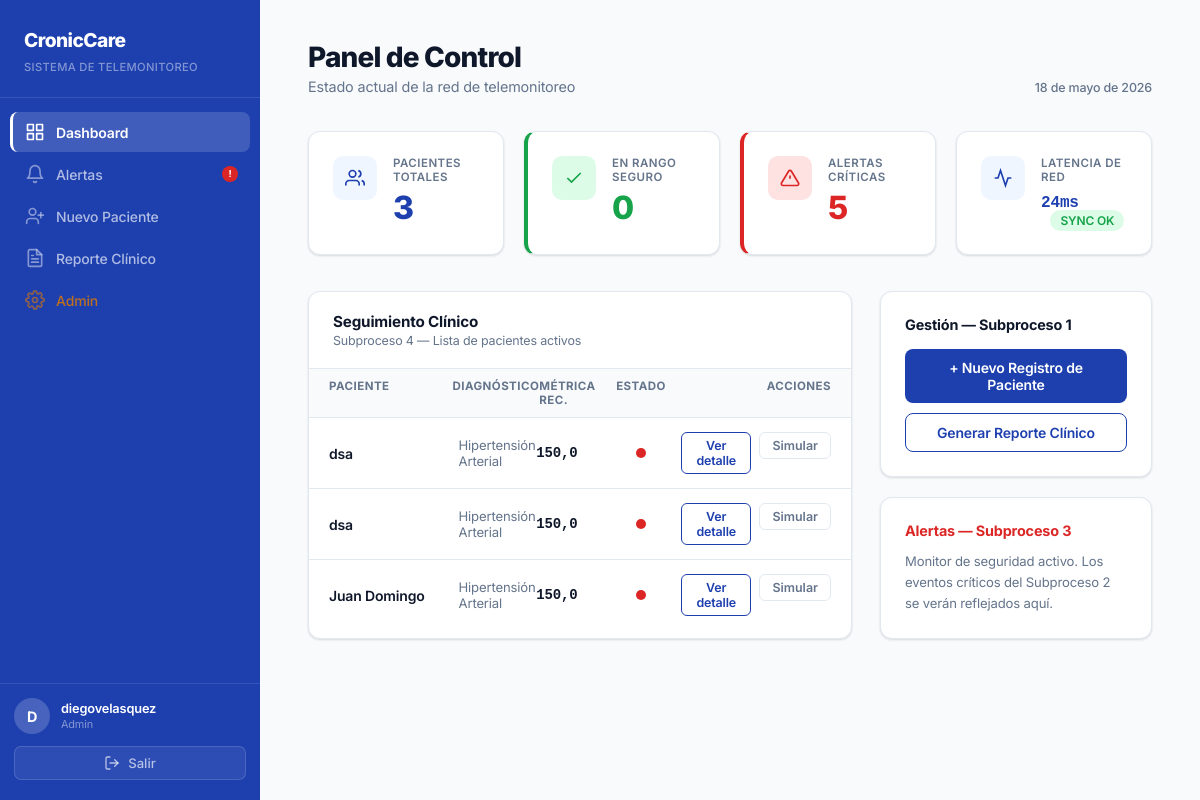
Page /dashboard/ (signed in) on the earlier database version.
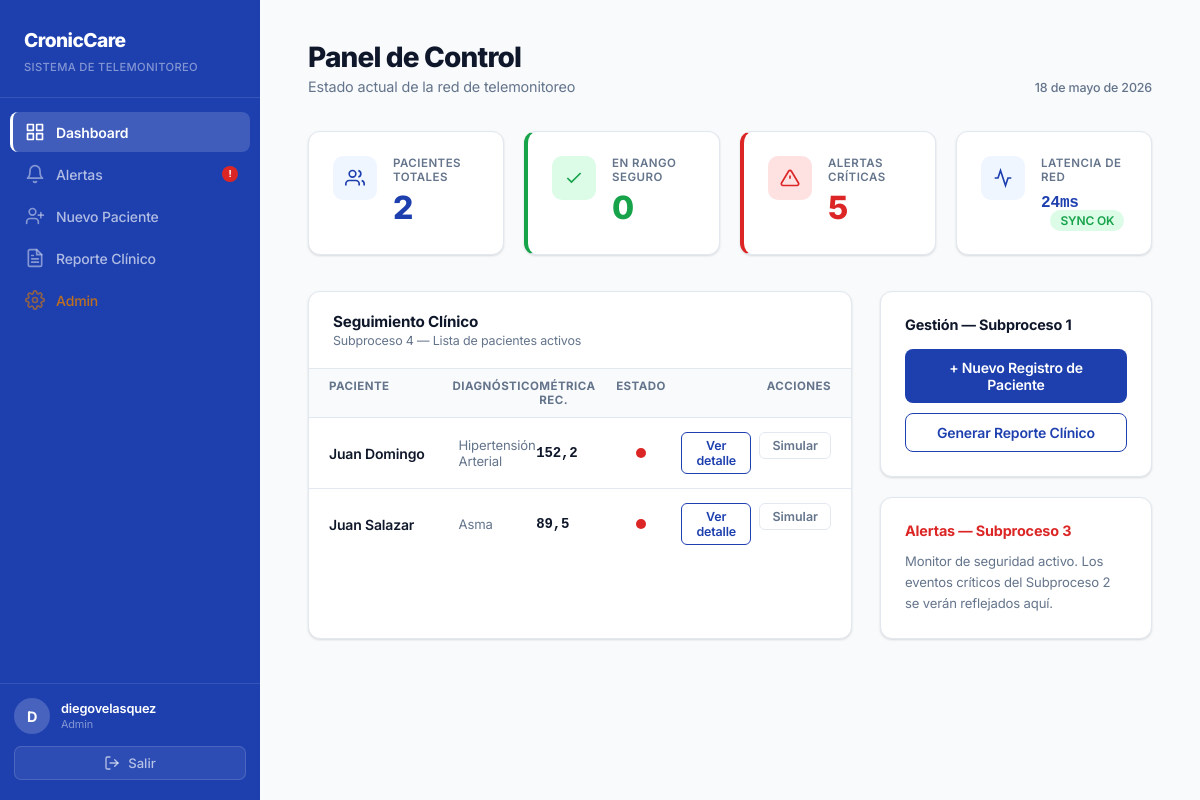
Same page on the later database version.
### core/models.py (models this page shows, shortened)
class Paciente(models.Model):
    ENFERMEDADES = [
        ('diabetes_t2', 'Diabetes Tipo 2'),
        ('hipertension', 'Hipertensión Arterial'),
        ('asma', 'Asma'),
    ]
    user = models.OneToOneField(
        User, on_delete=models.SET_NULL,
        null=True, blank=True, related_name='paciente'
    )
    nombre = models.CharField(max_length=100)
    dni = models.CharField(max_length=8, unique=True)
    enfermedad = models.CharField(max_length=100, choices=ENFERMEDADES)
    fecha_registro = models.DateTimeField(auto_now_add=True)

class Metrica(models.Model):
    TIPOS = [
        ('glucosa',    'Glucosa'),
        ('presion',    'Presión Arterial'),
        ('saturacion', 'Saturación O2'),
        ('frecuencia', 'Frecuencia Cardíaca'),
    ]
    paciente = models.ForeignKey(Paciente, on_delete=models.CASCADE, related_name='metricas')
    tipo     = models.CharField(max_length=50, choices=TIPOS)
    valor    = models.FloatField()
    alerta   = models.BooleanField(default=False)
    fecha    = models.DateTimeField(auto_now_add=True)

### core/views.py (the view)
# urls.py: path('dashboard/', views.dashboard_medico, name='dashboard'),
@login_required
@medico_required
def dashboard_medico(request):
    pacientes = Paciente.objects.all()
    alertas_criticas = Alerta.objects.filter(resuelta=False, criticidad='critica').count()
    pacientes_seguros = 0
    for p in pacientes:
        ultima = p.metricas.last()
        if ultima and not ultima.alerta:
            pacientes_seguros += 1
    return render(request, 'core/dashboard.html', {
        'pacientes': pacientes,
        'alertas_count': alertas_criticas,
        'pacientes_seguros': pacientes_seguros,
    })

### core/views.py (called while the page is built)
def es_medico(user):
    return user.groups.filter(name='Medico').exists() or user.is_superuser

### core/templates/core/dashboard.html (shortened to what the changed rows need)
{% extends 'core/base.html' %} {% block title %}Dashboard Médico{% endblock %}
{% block content %}
<div class="container">
  <header style="
      margin-bottom: 36px;
      display: flex;
      justify-content: space-between;
      align-items: flex-end;
    ">
    <div>
      <h1 style="
          font-weight: 800;
          font-size: 1.75rem;
          letter-spacing: -0.03em;
          color: var(--text);
        ">
        Panel de Control
      </h1>
    </div>
  </header>
  <div style="
      display: grid;
      grid-template-columns: repeat(4, 1fr);
      gap: 20px;
      margin-bottom: 36px;
    ">
    <div class="card" style="display: flex; gap: 16px; align-items: flex-start">
      <div>
        <div style="
            font-size: 0.72rem;
            color: var(--muted);
            font-weight: 600;
            text-transform: uppercase;
            letter-spacing: 0.04em;
            margin-bottom: 4px;
          ">
          Pacientes Totales
        </div>
        <div style="font-size: 2rem; font-weight: 800; color: var(--primary)">
          {{ pacientes.count }}
        </div>
      </div>
    </div>
  </div>
  <div style="display: grid; grid-template-columns: 2fr 1fr; gap: 28px">
    <div class="card" style="padding: 0; overflow: hidden">
      {% for p in pacientes %}
      <div class="table-row" style="grid-template-columns: 2fr 1.2fr 1fr 80px 150px">
        <div style="font-weight: 600">
          <a href="{% url 'detalle_paciente' p.id %}" style="
              color: var(--text);
              text-decoration: none;
              transition: color 0.2s;
            " onmouseover="this.style.color='var(--primary)'"
             onmouseout="this.style.color='var(--text)'">
            {{ p.nombre }}
          </a>
        </div>
        <div style="color: var(--muted); font-size: 0.82rem">
          {{ p.get_enfermedad_display }}
        </div>
        <div style="font-family: monospace; font-weight: 600">
          {% with ultima=p.metricas.last %}
          {% if ultima %}{{ ultima.valor|floatformat:1 }}{% else %}—{% endif %}
          {% endwith %}
        </div>
        <div style="display: flex; justify-content: center; align-items: center">
          {% with ultima=p.metricas.last %}
          {% if ultima.alerta %}
          <span class="status-dot alert"></span>
          {% else %}
          <span class="status-dot ok"></span>
          {% endif %}
          {% endwith %}
        </div>
        <div style="display: flex; gap: 8px; justify-content: flex-end">
          <a href="{% url 'detalle_paciente' p.id %}" class="btn-outline btn-sm">Ver detalle</a>
          <form method="POST" action="{% url 'simular' p.id %}" style="margin: 0;">
            <button type="submit" class="btn-outline btn-sm"
              style="color: var(--muted); border-color: var(--border);">Simular</button>
          </form>
        </div>
      </div>
      {% endfor %}
    </div>
  </div>
</div>
{% endblock %}

Differences in the rows shown:
removed Paciente: nombre "dsa", enfermedad "Hipertensión Arterial", metricas.last.valor "150,0"
removed Paciente: nombre "dsa", enfermedad "Hipertensión Arterial", metricas.last.valor "150,0"
computed for Paciente "Juan Domingo": metricas.last.valor "150,0" → "152,2"
added Paciente: nombre "Juan Salazar", enfermedad "Asma", metricas.last.valor "89,5"
Other differences:
{{ pacientes.count }}: "3" → "2"
